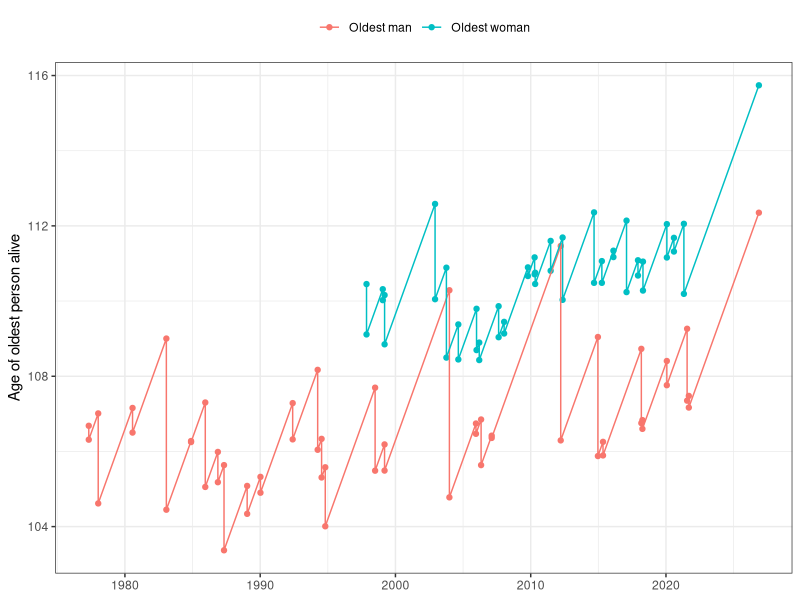

The R source for this figure:
### LONGEVITY
### 02/10/2021

## required packages
library(ggplot2)

## import data

## .. oldest woman
dfw <- read.csv("oldest-woman.csv")
dfw$DOB <- as.Date(dfw$DOB, format = "%d/%m/%Y")
dfw$DOD <- as.Date(dfw$DOD, format = "%d/%m/%Y")

## .. oldest man
dfm <- read.csv("oldest-man.csv")
dfm$DOB <- as.Date(dfm$DOB, format = "%d/%m/%Y")
dfm$DOD <- as.Date(dfm$DOD, format = "%d/%m/%Y")

## .. merge dataset
df <-
rbind(
  data.frame(SEX = "Oldest woman",
             DATE = head(dfw$DOD, -1),
             AGE = head((dfw$DOD - dfw$DOB) / 365, -1)),
  data.frame(SEX = "Oldest woman",
             DATE = head(dfw$DOD, -1),
             AGE = (head(dfw$DOD, -1) - tail(dfw$DOB, -1)) / 365),
  data.frame(SEX = "Oldest woman",
             DATE = Sys.Date(),
             AGE =  (Sys.Date() - tail(dfw$DOB, 1)) / 365),
  data.frame(SEX = "Oldest man",
             DATE = head(dfm$DOD, -1),
             AGE = head((dfm$DOD - dfm$DOB) / 365, -1)),
  data.frame(SEX = "Oldest man",
             DATE = head(dfm$DOD, -1),
             AGE = (head(dfm$DOD, -1) - tail(dfm$DOB, -1)) / 365),
  data.frame(SEX = "Oldest man",
             DATE = Sys.Date(),
             AGE =  (Sys.Date() - tail(dfm$DOB, 1)) / 365))

## plot
png("oldest-belgian.png", 10, 6, units = "in", res = 300)
ggplot(df, aes(x = DATE, y = as.numeric(AGE), group = SEX)) +
  geom_point(aes(col = SEX)) +
  geom_line(aes(col = SEX)) +
  labs(x = NULL, y = "Age of oldest person alive", col = NULL) +
  theme_bw() +
  theme(legend.position = "top")
dev.off()
